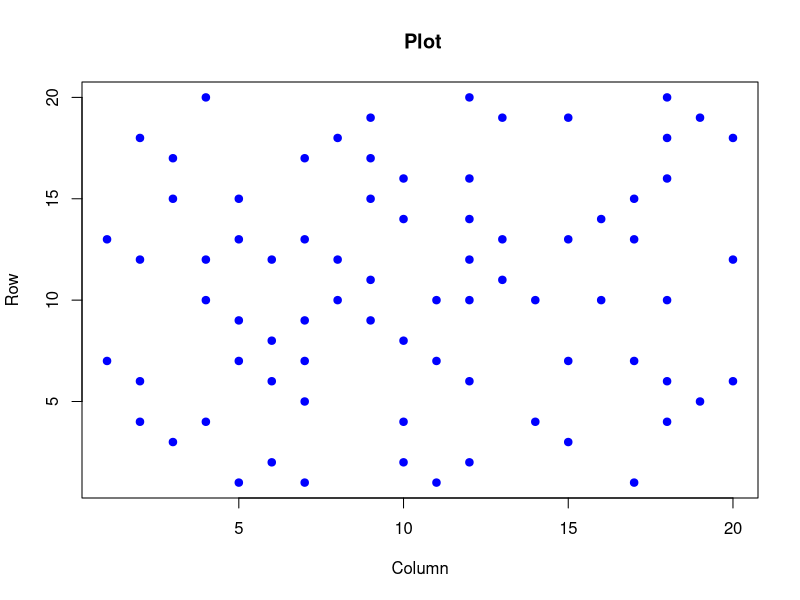

Here is the R script that generated this plot:
## ---- chunk 1
knitr::opts_chunk$set(echo = TRUE)
## ---- chunk 2
library(ggplot2)
spiral <- function(n) {
  graph <- matrix(0, n, n)

  x <- n/2
  y <- (n/2)
  dir <- 1
  count <- 2
  movement <- 1
  cur <- 1

  for (i in 1:n^2) {
    if (is_prime(i) || i == 2) {
      graph[x,y] = 1
      ##print("prime")
      ##print(graph)
    }

  if (dir == 0) { ##up
   x <- x - 1
    ##print("moved y up")
  } else if (dir == 1) { ##right
    y <- y+1
  ##print("moved y to the ritght")
  } else if (dir == 2) { ## down
    x <- x + 1
    ##print("moved down")
  } else if (dir == 3) { ## left
    y <- y - 1
    ##print("moved left")
  }
  cur <- cur - 1
  if (cur == 0 && count == 1) {
      count <- 2
      movement <- movement + 1
      cur <- movement
      dir <- (dir + 1)%% 4
    } else if (cur == 0) {
      count <- count - 1
      cur <- movement
      dir <- (dir + 1)%% 4
  }

    ##print(paste(x,y))
  }

 return(graph)
}

is_prime <- function(n) {
  if (n <= 1) {
    return(FALSE)  # 1 and any number less than or equal to 1 are not prime
  }
  
  for (i in 2:(floor(sqrt(n)))) {
    if (n %% i == 0) {
      return(FALSE)  # If n is divisible by any number between 2 and sqrt(n), it's not prime
    }
  }
  
  return(TRUE)  # If no divisors were found, the number is prime
}

##print(spiral(4))
one_coords <- which(spiral(20) == 1, arr.ind = TRUE)
plot(one_coords[, 2], one_coords[, 1], pch = 19, col = "blue", xlab = "Column", ylab = "Row", main = " Plot")
#spiral(200)
#spiral(400)
#spiral(800)
